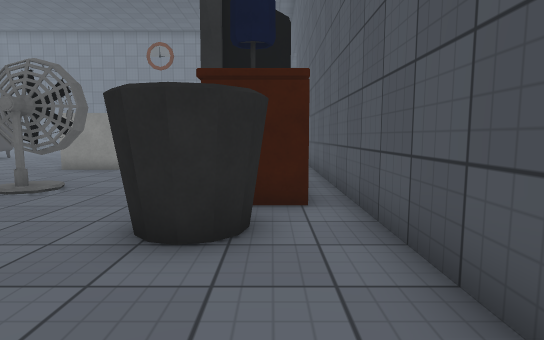
view 1 (above)

14 first-person views from a walk through a Unity game level. The camera is 1.2 m above the floor, tilts 6° down and sees 80° across. The floor is counted in squares, 1 m on a side. Each view is taken from the middle of a square. On the plan, view 1 faces up. The plan holds only what a view shows up to about 14 squares ahead; the rest is blank. The place goes on beyond the plan. The player is left out. Some surface patterns are stand-ins.

view 2
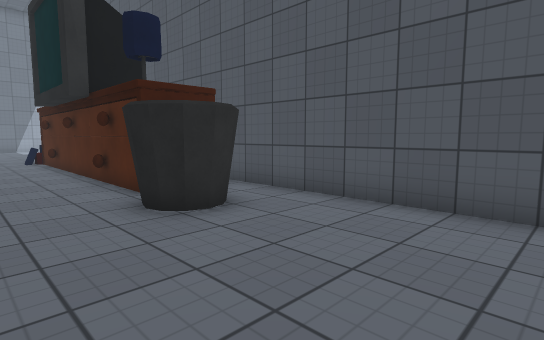

view 3
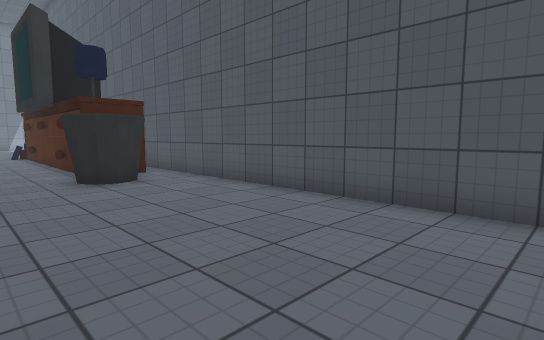

view 4
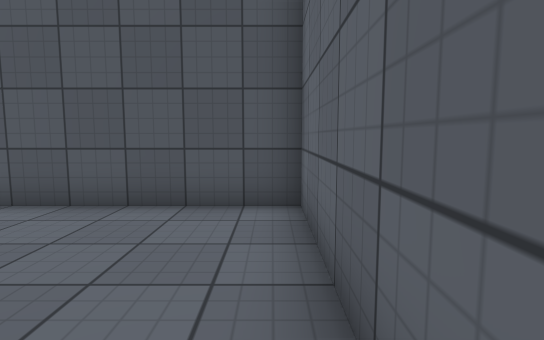

view 5
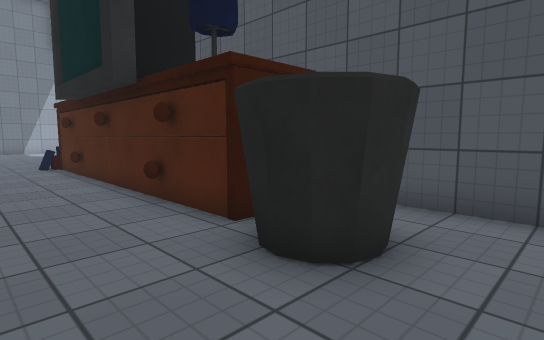

view 6
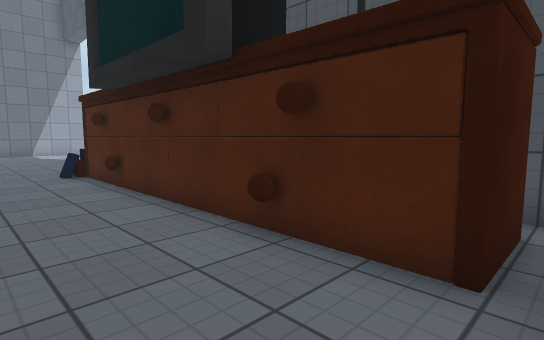

view 7
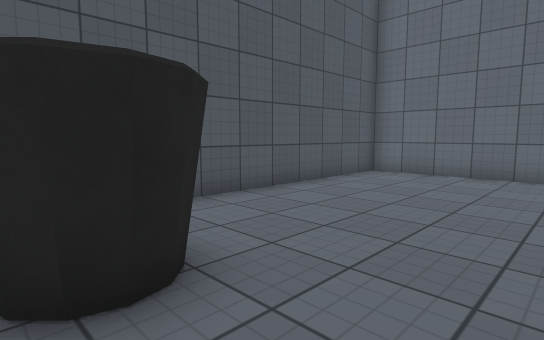

view 8
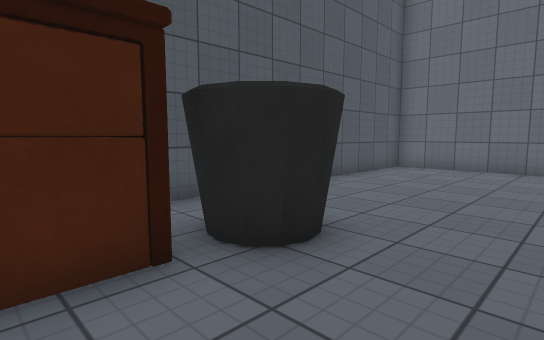

view 9
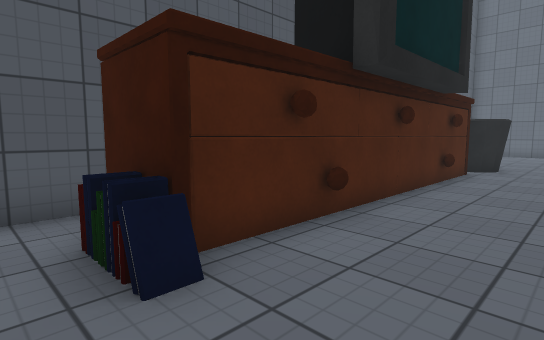

view 10
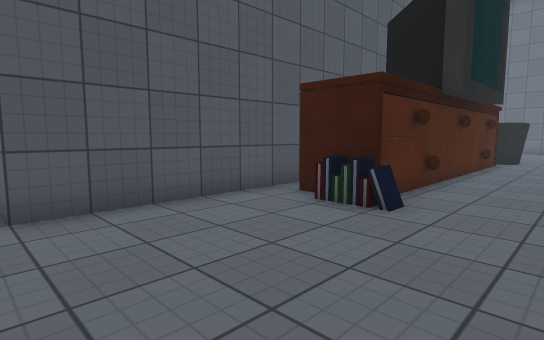

view 11
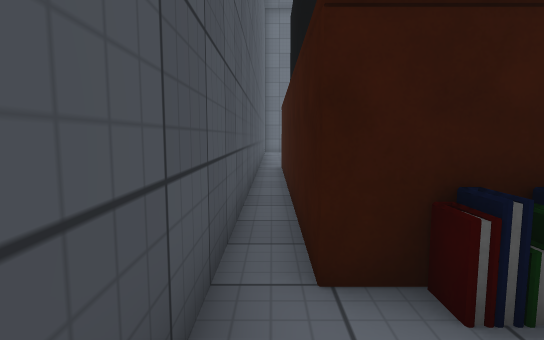

view 12
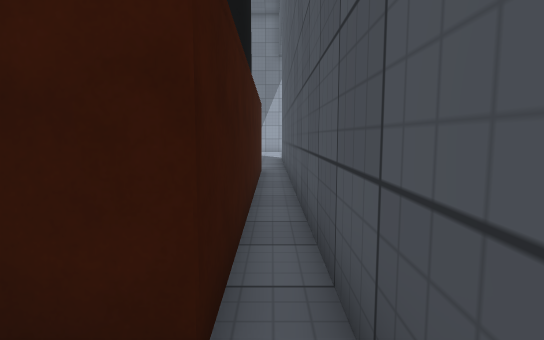

view 13
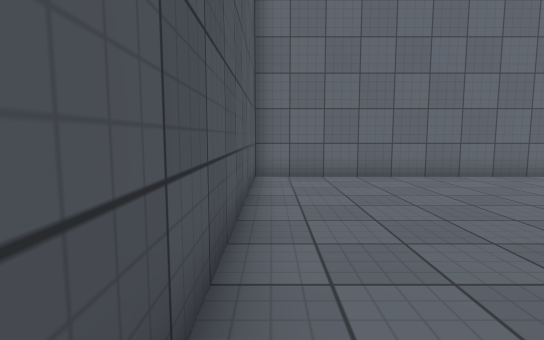

view 14
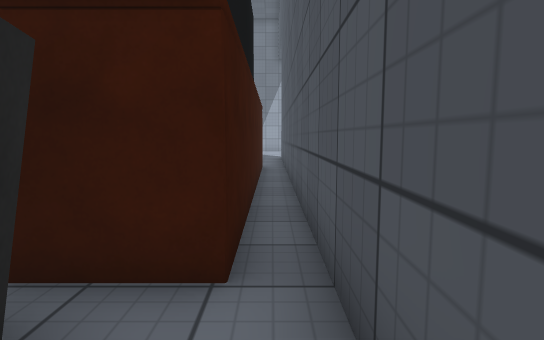

### Floor plan
Points are (right, up) in squares from view 1. A wall is a line through its corners. A room is listed if a view was taken in it or the views show most of it. See-through windows are left out.
Room 1 (views 1, 2, 3, 4, 5, 6, 7, 8, 12, 13, 14)
walls: (-1.2, 5.7) (0.4, 5.7) (0.4, 14.4); (0.6, 5.5) (-1.2, 5.5) (-1.2, 6.6); (-1.2, 7.4) (-1.2, 8.6); (-1.2, 12.4) (-1.2, 15.5); (-4.5, -5.5) (1.5, -5.5) (1.5, 13.5); (0.4, 15.3) (-1.2, 15.3)
ways out: opening at (-3.5, 15.5) to room 2
objects: other object (-4, 8); other object (-2, 3) to (0, 5); other object (-1, 7) to (0, 7); other object (-1, 9); other object (-1, 10) to (-1, 11); other object (-1, 12); other object (-1, 14)
Room 2 (views 9, 10, 11)
walls: (-1.2, 15.5) (0.6, 15.5); (1.5, 13.5) (1.5, 20.5) (2.4, 20.5)
ways out: opening at (-3.5, 15.5) to room 1; opening at (2, 21)
objects: other object (-1, 16)

Positions as (right, up) in squares from view 1, and headings:
1: (0, 0), facing up
2: (-4, -1), facing up-right
3: (-4, -5), facing up-right
4: (-4, -5), facing right
5: (-4, 2), facing up-right
6: (-4, 5), facing up-right
7: (-4, 5), facing down-right
8: (-4, 7), facing down-right
9: (-4, 17), facing down-right
10: (-4, 21), facing down-right
11: (1, 18), facing down
12: (1, 4), facing up
13: (1, 4), facing down
14: (1, 3), facing up
